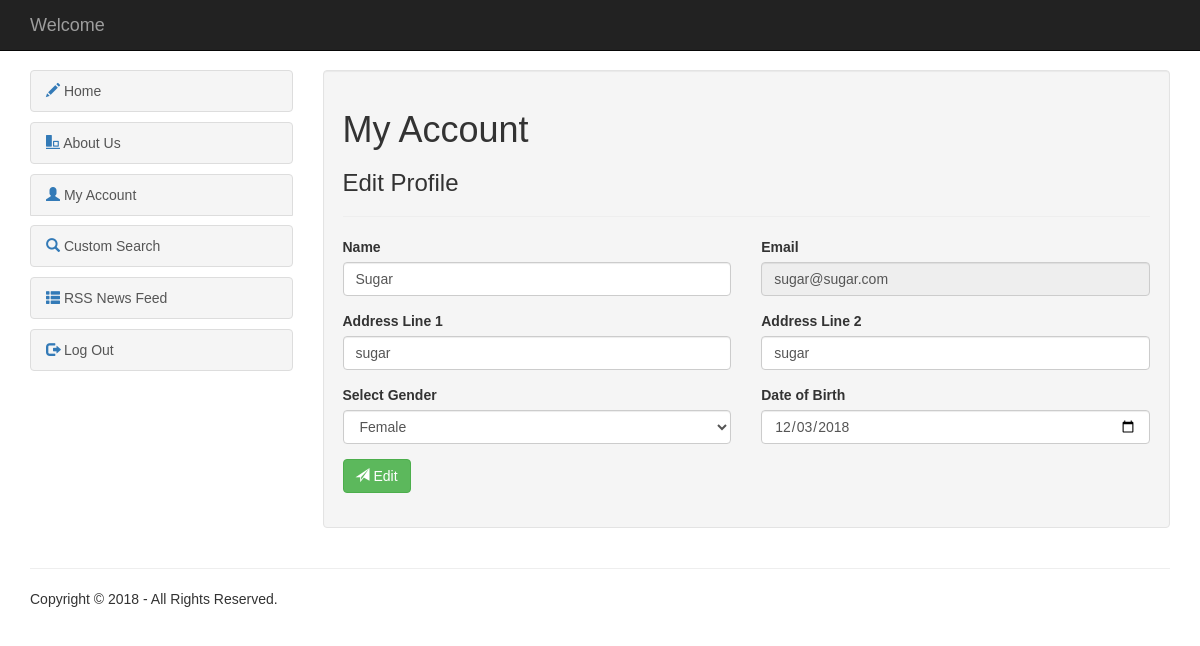
The app's page /my-account.php (signed in) with its own data.
### tables this page shows
CREATE TABLE IF NOT EXISTS `user` (
`user_id` int(11) NOT NULL,
  `user_name` varchar(100) NOT NULL,
  `email` varchar(100) NOT NULL,
  `address_line_1` varchar(100) NOT NULL,
  `address_line_2` varchar(100) NOT NULL,
  `gender` varchar(10) NOT NULL,
  `date_of_birth` date NOT NULL,
  `password` varchar(255) NOT NULL,
  `register_type` varchar(10) NOT NULL
);

### config/init.php (called while the page is built, shortened)
<?php
class init{
    private $host = "localhost";
    private $user = "root";
    private $password = "";
    private $DB = "awec7203035";
    private $connect;
    public function __construct()
    {
        $this->connect = new mysqli($this->host, $this->user, $this->password,$this->DB);
    }
    public function select($sql){
        $data = [];
        $fetchData = $this->connect->query($sql);
        if($fetchData->num_rows > 0){
            while($rows = $fetchData->fetch_assoc())
                $data[] = $rows;
        }else{
            return false;
        }
        return $data;
    }
}

### includes/classes/user.php (called while the page is built, shortened)
<?php
require "config/init.php";
class user{
    private $connection;
    public function __construct()
    {
        $this->connection = new init();
    }
    public function selectUserById($user_id){
        $selectUserByIdSQL = "select * from user where user_id='$user_id'";
        return $this->connection->select($selectUserByIdSQL);
    }
}

### my-account.php (the view, shortened to what this page needs)
<?php
require "includes/header.php";
?>
<?php
require "includes/side-nav.php";
?>
<?php
require "includes/classes/user.php";
$user = new user();
$fetchUserDetails = $user->selectUserById($_SESSION['user_id']);
?>
    <div class="well">
        <h1>My Account</h1>
        <h3>Edit Profile</h3>
        <hr>
        <form method="post">
            <div class="row">
                <div class="col-sm-6 col-md-6">
                    <div class="form-group">
                        <label>Name</label>
                        <input type="text" placeholder="Name" class="form-control" tabindex="1" name="name" value="<?php echo $fetchUserDetails[0]['user_name']?>">
                    </div>
                    <div class="form-group">
                        <label>Address Line 1</label>
                        <input type="text" placeholder="Address Line 1" class="form-control" tabindex="3" name="address_line_1" value="<?php echo $fetchUserDetails[0]['address_line_1']?>">
                    </div>
                    <div class="form-group">
                        <label>Select Gender</label>
                        <select class="form-control" tabindex="5" name="gender">
                            <option value="<?php echo $fetchUserDetails[0]['gender']?>"><?php echo $fetchUserDetails[0]['gender']?></option>
                        </select>
                    </div>
                </div>
                <div class="col-sm-6 col-md-6">
                    <div class="form-group">
                        <label>Email</label>
                        <input type="email" placeholder="Email" class="form-control" tabindex="2" name="email" value="<?php echo $fetchUserDetails[0]['email']?>" readonly="readonly">
                    </div>
                    <div class="form-group">
                        <label>Address Line 2</label>
                        <input type="text" placeholder="Address Line 2" class="form-control" tabindex="4" name="address_line_2" value="<?php echo $fetchUserDetails[0]['address_line_2']?>">
                    </div>
                    <div class="form-group">
                        <label>Date of Birth</label>
                        <input type="date" class="form-control" tabindex="6" name="date_of_birth" value="<?php echo $fetchUserDetails[0]['date_of_birth']?>">
                    </div>
                </div>
            </div>
            <div class="form-group">
                <button class="btn btn-success" type="submit" name="edit_submit_btn"><span class="glyphicon glyphicon-send"></span>    Edit</button>
            </div>
        </form>
    </div>
<?php
require "includes/footer.php";
?>

### assets/css/main-theme-css.css (style rules this page uses)
body { padding-top: 50px; }

### assets/css/style.css (style rules this page uses)
body { font-family: Arial, Helvetica, sans-serif; }

### records on screen
user: name "Sugar", address_line_1 "sugar", gender "Female", email "sugar@sugar.com", address_line_2 "sugar", date_of_birth "12/03/2018"
